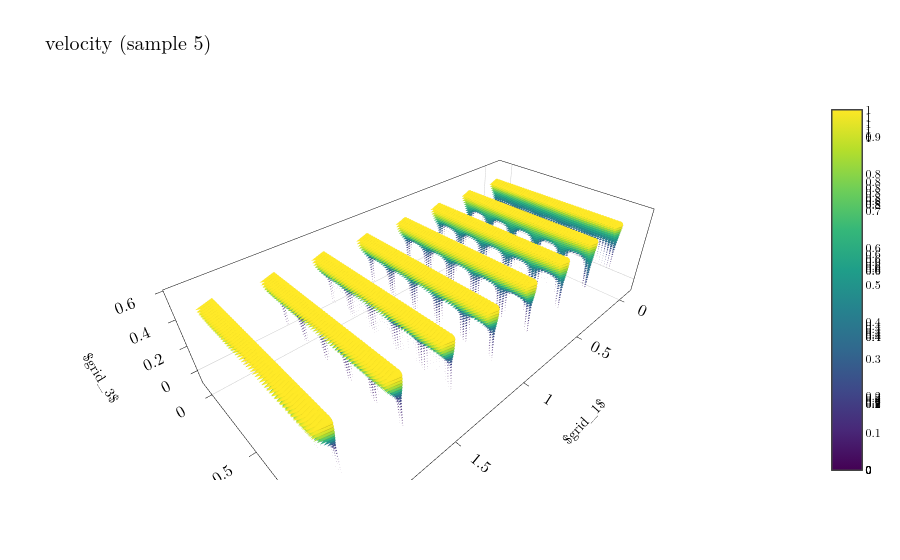

The notebook cell this image was saved under:
### Code cell
# velocity arrows on the layer stack
visualize_mesh(5, velocity_var)

### Figure 1 — Plotly figure (JSON) as saved in the notebook; plotly's stock layout.template omitted (floating-point values rounded to 4 significant figures; data arrays with more than 128 entries replaced by an {"elided": "..."} marker saying what was removed)
{"data": [{"anchor": "tail", "colorscale": [[0, "#440154"], [0.1111, "#482878"], [0.2222, "#3e4989"], [0.3333, "#31688e"], [0.4444, "#26828e"], [0.5556, "#1f9e89"], [0.6667, "#35b779"], [0.7778, "#6ece58"], [0.8889, "#b5de2b"], [1, "#fde725"]], "opacity": 1, "showscale": true, "sizemode": "scaled", "sizeref": 1, "type": "cone", "u": {"elided": "1250 float values"}, "v": {"elided": "1250 float values"}, "w": {"elided": "1250 float values"}, "x": {"elided": "1250 float values"}, "y": {"elided": "1250 float values"}, "z": {"elided": "1250 float values"}}, {"anchor": "tail", "colorscale": [[0, "#440154"], [0.1111, "#482878"], [0.2222, "#3e4989"], [0.3333, "#31688e"], [0.4444, "#26828e"], [0.5556, "#1f9e89"], [0.6667, "#35b779"], [0.7778, "#6ece58"], [0.8889, "#b5de2b"], [1, "#fde725"]], "opacity": 1, "showscale": true, "sizemode": "scaled", "sizeref": 1, "type": "cone", "u": {"elided": "1250 float values"}, "v": {"elided": "1250 float values"}, "w": {"elided": "1250 float values"}, "x": {"elided": "1250 float values"}, "y": {"elided": "1250 float values"}, "z": {"elided": "1250 float values"}}, {"anchor": "tail", "colorscale": [[0, "#440154"], [0.1111, "#482878"], [0.2222, "#3e4989"], [0.3333, "#31688e"], [0.4444, "#26828e"], [0.5556, "#1f9e89"], [0.6667, "#35b779"], [0.7778, "#6ece58"], [0.8889, "#b5de2b"], [1, "#fde725"]], "opacity": 1, "showscale": true, "sizemode": "scaled", "sizeref": 1, "type": "cone", "u": {"elided": "1250 float values"}, "v": {"elided": "1250 float values"}, "w": {"elided": "1250 float values"}, "x": {"elided": "1250 float values"}, "y": {"elided": "1250 float values"}, "z": {"elided": "1250 float values"}}, {"anchor": "tail", "colorscale": [[0, "#440154"], [0.1111, "#482878"], [0.2222, "#3e4989"], [0.3333, "#31688e"], [0.4444, "#26828e"], [0.5556, "#1f9e89"], [0.6667, "#35b779"], [0.7778, "#6ece58"], [0.8889, "#b5de2b"], [1, "#fde725"]], "opacity": 1, "showscale": true, "sizemode": "scaled", "sizeref": 1, "type": "cone", "u": {"elided": "1250 float values"}, "v": {"elided": "1250 float values"}, "w": {"elided": "1250 float values"}, "x": {"elided": "1250 float values"}, "y": {"elided": "1250 float values"}, "z": {"elided": "1250 float values"}}, {"anchor": "tail", "colorscale": [[0, "#440154"], [0.1111, "#482878"], [0.2222, "#3e4989"], [0.3333, "#31688e"], [0.4444, "#26828e"], [0.5556, "#1f9e89"], [0.6667, "#35b779"], [0.7778, "#6ece58"], [0.8889, "#b5de2b"], [1, "#fde725"]], "opacity": 1, "showscale": true, "sizemode": "scaled", "sizeref": 1, "type": "cone", "u": {"elided": "1250 float values"}, "v": {"elided": "1250 float values"}, "w": {"elided": "1250 float values"}, "x": {"elided": "1250 float values"}, "y": {"elided": "1250 float values"}, "z": {"elided": "1250 float values"}}, {"anchor": "tail", "colorscale": [[0, "#440154"], [0.1111, "#482878"], [0.2222, "#3e4989"], [0.3333, "#31688e"], [0.4444, "#26828e"], [0.5556, "#1f9e89"], [0.6667, "#35b779"], [0.7778, "#6ece58"], [0.8889, "#b5de2b"], [1, "#fde725"]], "opacity": 1, "showscale": true, "sizemode": "scaled", "sizeref": 1, "type": "cone", "u": {"elided": "1250 float values"}, "v": {"elided": "1250 float values"}, "w": {"elided": "1250 float values"}, "x": {"elided": "1250 float values"}, "y": {"elided": "1250 float values"}, "z": {"elided": "1250 float values"}}, {"anchor": "tail", "colorscale": [[0, "#440154"], [0.1111, "#482878"], [0.2222, "#3e4989"], [0.3333, "#31688e"], [0.4444, "#26828e"], [0.5556, "#1f9e89"], [0.6667, "#35b779"], [0.7778, "#6ece58"], [0.8889, "#b5de2b"], [1, "#fde725"]], "opacity": 1, "showscale": true, "sizemode": "scaled", "sizeref": 1, "type": "cone", "u": {"elided": "1250 float values"}, "v": {"elided": "1250 float values"}, "w": {"elided": "1250 float values"}, "x": {"elided": "1250 float values"}, "y": {"elided": "1250 float values"}, "z": {"elided": "1250 float values"}}, {"anchor": "tail", "colorscale": [[0, "#440154"], [0.1111, "#482878"], [0.2222, "#3e4989"], [0.3333, "#31688e"], [0.4444, "#26828e"], [0.5556, "#1f9e89"], [0.6667, "#35b779"], [0.7778, "#6ece58"], [0.8889, "#b5de2b"], [1, "#fde725"]], "opacity": 1, "showscale": true, "sizemode": "scaled", "sizeref": 1, "type": "cone", "u": {"elided": "1250 float values"}, "v": {"elided": "1250 float values"}, "w": {"elided": "1250 float values"}, "x": {"elided": "1250 float values"}, "y": {"elided": "1250 float values"}, "z": {"elided": "1250 float values"}}], "layout": {"font": {"color": "black", "family": "Latin Modern Roman, CMU Serif, Georgia, serif", "size": 12}, "legend": {"bgcolor": "white", "bordercolor": "black", "borderwidth": 1}, "paper_bgcolor": "white", "plot_bgcolor": "white", "scene": {"bgcolor": "white", "xaxis": {"backgroundcolor": "white", "gridcolor": "#cccccc", "linecolor": "black", "mirror": true, "showbackground": true, "showgrid": false, "showline": true, "tickcolor": "black", "tickfont": {"color": "black", "size": 14}, "ticks": "outside", "title": {"text": "$grid_1$"}, "zerolinecolor": "#cccccc"}, "yaxis": {"backgroundcolor": "white", "gridcolor": "#cccccc", "linecolor": "black", "mirror": true, "showbackground": true, "showgrid": false, "showline": true, "tickcolor": "black", "tickfont": {"color": "black", "size": 14}, "ticks": "outside", "title": {"text": "$grid_2$"}, "zerolinecolor": "#cccccc"}, "zaxis": {"backgroundcolor": "white", "gridcolor": "#cccccc", "linecolor": "black", "mirror": true, "showbackground": true, "showgrid": false, "showline": true, "tickcolor": "black", "tickfont": {"color": "black", "size": 14}, "ticks": "outside", "title": {"text": "$grid_3$"}, "zerolinecolor": "#cccccc"}}, "showlegend": true, "title": {"font": {"color": "black", "size": 20}, "text": "velocity (sample 5)"}, "uirevision": true, "xaxis": {"gridcolor": "#cccccc", "linecolor": "black", "mirror": true, "showgrid": false, "showline": true, "tickcolor": "black", "tickfont": {"color": "black", "size": 14}, "ticks": "outside", "title": {"font": {"color": "black", "size": 14}}, "zerolinecolor": "#cccccc"}, "yaxis": {"gridcolor": "#cccccc", "linecolor": "black", "mirror": true, "showgrid": false, "showline": true, "tickcolor": "black", "tickfont": {"color": "black", "size": 14}, "ticks": "outside", "title": {"font": {"color": "black", "size": 14}}, "zerolinecolor": "#cccccc"}}}
